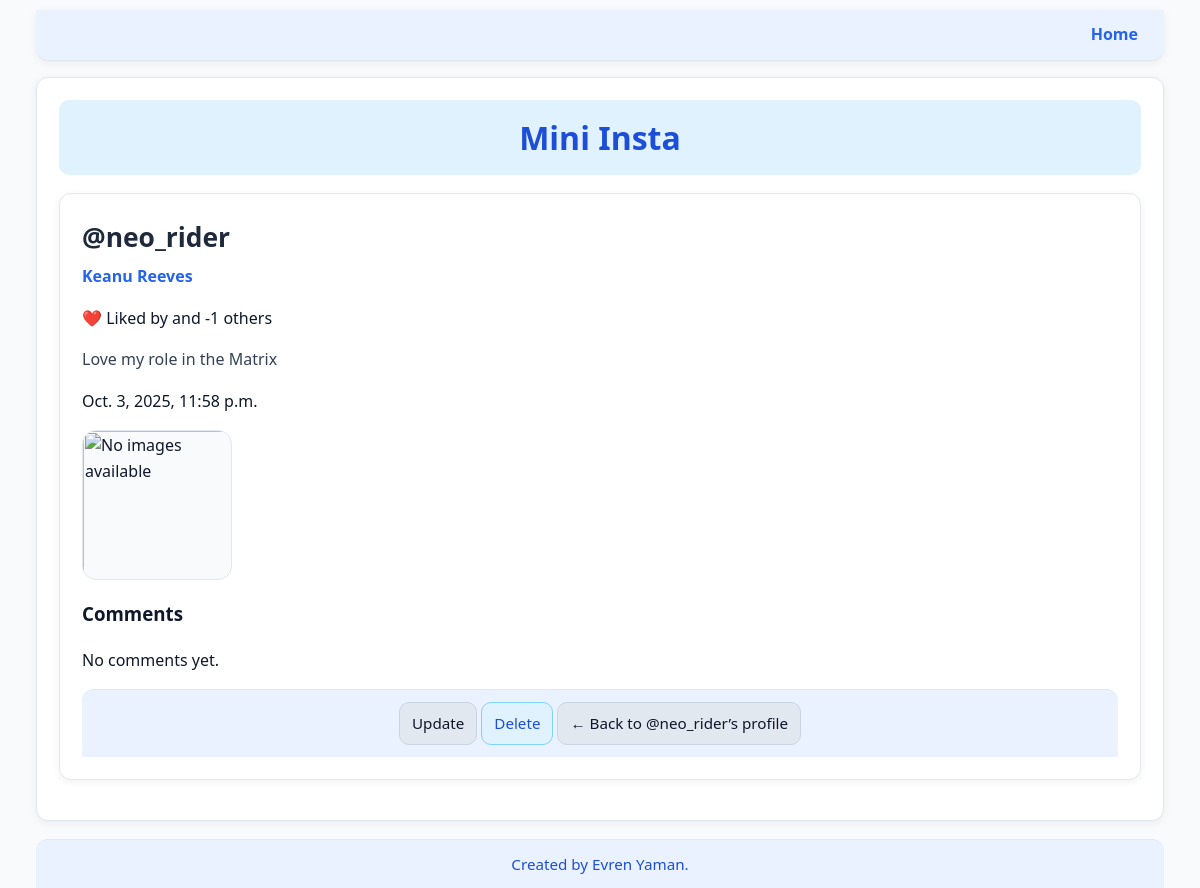
/mini_insta/post/10/, run on an earlier commit of the app's database.
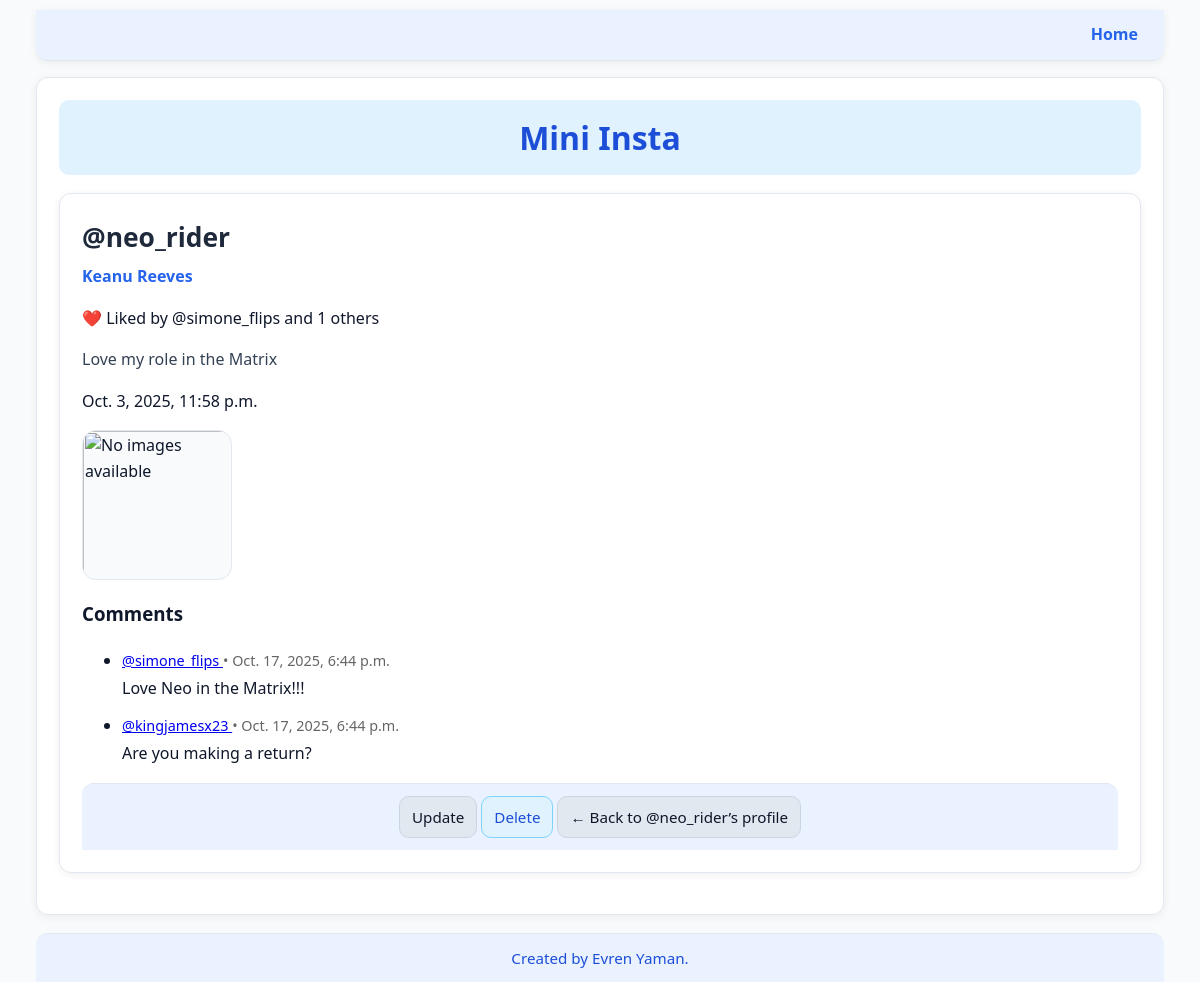
And on a later commit of the database.
### mini_insta/models.py (models this page shows, shortened)
class Post(models.Model):
    profile = models.ForeignKey(Profile, on_delete=models.CASCADE)
    caption = models.TextField(blank=True)
    timestamp = models.DateTimeField(auto_now=True)
    def get_all_photos(self):
        photos = Photo.objects.filter(post=self)
        return photos.order_by('-timestamp')
    def get_all_comments(self):
        return Comment.objects.filter(post=self).select_related('profile').order_by('-timestamp')
    def get_likes(self):
        return Like.objects.filter(post=self).select_related('profile').order_by('-timestamp')

class Profile(models.Model):
    username = models.TextField(blank=True)
    display_name = models.TextField(blank=True)
    bio_text = models.TextField(blank=True)
    join_date = models.DateTimeField(auto_now=True)
    profile_image_url = models.URLField(blank=True)

class Like(models.Model):
    post = models.ForeignKey('Post', on_delete=models.CASCADE)
    profile = models.ForeignKey('Profile', on_delete=models.CASCADE)
    timestamp = models.DateTimeField(auto_now_add=True)
    class Meta:
        unique_together = ('post', 'profile')

class Comment(models.Model):
    post = models.ForeignKey('Post', on_delete=models.CASCADE)
    profile = models.ForeignKey('Profile', on_delete=models.CASCADE)
    timestamp = models.DateTimeField(auto_now_add=True)
    text = models.TextField(blank=False)

### mini_insta/views.py (the view)
# urls.py: path('post/<int:pk>/', PostDetailView.as_view(), name='post'),
class PostDetailView(DetailView):
    model = Post
    template_name = "mini_insta/show_post.html"
    context_object_name = "post"

### mini_insta/templates/mini_insta/show_post.html (shortened to what this page needs)
{% extends 'mini_insta/base.html' %}
{% block content %}
<div class="wrapper">
  <article>
    <header class="profile-meta">
      <h2 class="profile-name">{{ post.profile.display_name }}</h2>
      <p class="profile-username">{{ post.profile.username }}</p>
      {% with likes=post.get_likes %}
        {% if likes == 0 %}
          <p>❤️ 0 likes</p>
        {% elif likes == 1 %}
          <p>❤️ Liked by {{ likes.0.profile.display_name }}</p>
        {% else %}
          <p>❤️ Liked by {{ likes.0.profile.display_name }} and {{ likes|length|add:"-1" }} others</p>
        {% endif %}
      {% endwith %}
      <p class="profile-bio">{{ post.caption }}</p>
      <p class="post-time"><time datetime="{{ post.timestamp|date:'c' }}">{{ post.timestamp }}</time></p>
    </header>
    <section>
      <div class="profiles-grid">
        {% for photo in post.get_all_photos %}
          {% if photo.get_image_url %}
            <img
              src="{{ photo.get_image_url }}"
              alt="Photo from post {{ post.id }}"
              class="profile-thumb"
            >
          {% else %}
            <img
              src="https://tse1.mm.bing.net/th/id/OIP.XXWKhZZeWjrUPx-ZSfP0GAHaDt?cb=12&rs=1&pid=ImgDetMain&o=7&rm=3"
              alt="No image available"
              class="profile-thumb"
            >
          {% endif %}
        {% empty %}
          <img
            src="https://tse1.mm.bing.net/th/id/OIP.XXWKhZZeWjrUPx-ZSfP0GAHaDt?cb=12&rs=1&pid=ImgDetMain&o=7&rm=3"
            alt="No images available"
            class="profile-thumb"
          >
        {% endfor %}
      </div>
    </section>
    <section class="post-comments" style="margin-top:1rem;">
      <h3>Comments</h3>
      {% with comments=post.get_all_comments %}
        {% if comments %}
          <ul class="comment-list">
            {% for c in comments %}
              <li class="comment-item" style="margin-bottom:0.75rem;">
                <div class="comment-header" style="font-size:0.9rem;">
                  <a href="{% url 'profile' c.profile.pk %}">
                    {{ c.profile.display_name }}
                  </a>
                  <span class="comment-time" style="color:#666;">
                    • <time datetime="{{ c.timestamp|date:'c' }}">{{ c.timestamp }}</time>
                  </span>
                </div>
                <p class="comment-text" style="margin:0.25rem 0 0;">
                  {{ c.text }}
                </p>
              </li>
            {% endfor %}
          </ul>
        {% else %}
          <p class="no-comments">No comments yet.</p>
        {% endif %}
      {% endwith %}
    </section>
    <footer>
      <a href="{% url 'update_post' post.pk %}" class="btn btn-secondary">Update</a>
      <a href="{% url 'delete_post' post.pk %}" class="btn btn-danger">Delete</a>
      <a href="{% url 'profile' post.profile.id %}" class="btn btn-secondary">
        ← Back to {{ post.profile.display_name }}’s profile
      </a>
    </footer>
  </article>
</div>
{% endblock %}

### mini_insta/templates/mini_insta/base.html (shortened to what this page needs)
{% load static %}
<html>
<head>
    <link rel="stylesheet" href="{% static 'mini_insta.css' %}">
</head>
<body>
    <nav>
        <ul>
            <li><a href="{% url 'show_all_profiles' %}">Home</a></li>
        </ul>
    </nav>
    <div class="wrapper">
        <h1>Mini Insta</h1>
        {% block content %}
        {% endblock %}
    </div>
    <footer>
        Created by Evren Yaman.
    </footer>
</body>
</html>

### static/mini_insta.css (style rules this page uses)
html, body { height: 100%; }
* { box-sizing: border-box; }
body { display: flex; flex-direction: column; min-height: 100vh; background-color: #f8fafc; color: #0f172a; font-family: "Segoe UI", Arial, sans-serif; line-height: 1.6; width: 96vw; max-width: 1200px; margin: 0 auto; padding: 0 12px; }
nav { background-color: #eaf2ff; border-bottom: 1px solid #e2e8f0; padding: 12px 14px; text-align: right; box-shadow: 0 2px 8px rgba(0,0,0,0.06); border-radius: 0 0 12px 12px; margin-top: 10px; }
nav ul { margin: 0; padding: 0; }
nav li { display: inline-block; margin-left: 16px; list-style: none; }
nav a { color: #2563eb; text-decoration: none; font-weight: 600; padding: 8px 12px; border-radius: 8px; transition: background-color .2s, color .2s, transform .06s; }
.wrapper { background-color: #ffffff; border: 1px solid #e2e8f0; border-radius: 12px; padding: 22px; margin: 16px 0 18px; box-shadow: 0 2px 8px rgba(0,0,0,0.06); flex: 1; }
h1 { text-align: center; color: #1d4ed8; background-color: #e0f2fe; padding: 12px 16px; border-radius: 10px; margin: 0 0 18px 0; }
footer { background-color: #eaf2ff; color: #1d4ed8; text-align: center; padding: 12px; border-top: 1px solid #e2e8f0; border-radius: 12px 12px 0 0; font-size: 0.95em; margin-top: auto; }
.profiles-grid { display: grid; grid-template-columns: repeat(auto-fit, minmax(240px, 1fr)); gap: 22px; margin-top: 8px; }
.profile-thumb { width: 150px; height: 150px; border-radius: 14px; object-fit: cover; display: inline-block; border: 1px solid #e2e8f0; background: #f8fafc; }
.profile-username { margin: 12px 0 6px; color: #2563eb; font-weight: 700; }
.profile-name { margin: 0 0 6px; color: #1e293b; font-size: 1.05rem; }
.profile-meta .profile-name { font-size: clamp(1.4rem, 2.2vw, 1.8rem); margin: 0 0 6px 0; }
.profile-meta .profile-username { margin: 0 0 12px 0; font-weight: 700; color: #2563eb; }
.profile-bio { margin: 8px 0 16px; color: #334155; }
.btn { display: inline-block; padding: 8px 12px; border-radius: 10px; text-decoration: none; background-color: #e0f2fe; color: #1d4ed8; border: 1px solid #7dd3fc; transition: transform .06s, background-color .2s, box-shadow .2s; }
.btn.btn-secondary { background-color: #e2e8f0; color: #0f172a; border-color: #cbd5e1; }

What changed in the data, as far as the page shows it:
added Like: profile.display_name "@simone_flips"
added Comment: profile.display_name "@simone_flips", timestamp "Oct. 17, 2025, 6:44 p.m.", text "Love Neo in the Matrix!!!"
added Comment: profile.display_name "@kingjamesx23", timestamp "Oct. 17, 2025, 6:44 p.m.", text "Are you making a return?"
Also different on the page:
{{ likes|length|add:"-1" }}: "-1" → "1"
text no longer shown: "No comments yet."
